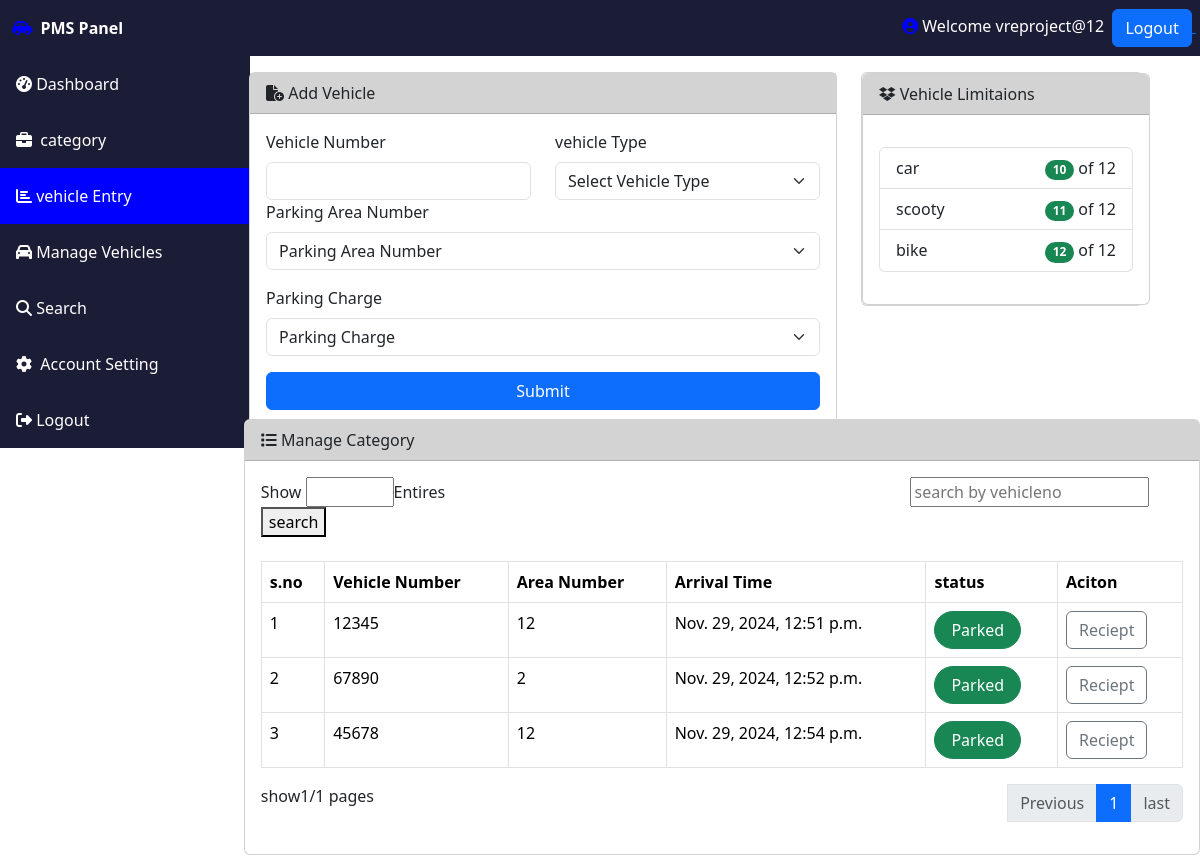
The app's page /vehicleentry (signed in) with its own data.
### application1/models.py (models this page shows, shortened)
class add_category(models.Model):
    parkingareanumber=models.CharField(max_length=100)
    vehicletype=models.CharField(max_length=100)
    vehiclelimit=models.IntegerField()
    parkingharge=models.DecimalField(max_digits=10,decimal_places=2)
    status=models.BooleanField(default=True)
    doc=models.DateTimeField(default=datetime.now)

class add_vehicle(models.Model):
    vehicle_no=models.CharField(max_length=250)
    parkingareanumber = models.ForeignKey(add_category,on_delete=models.CASCADE)
    vehicletype=models.CharField(max_length=200)
    parkingharge=models.DecimalField(max_digits=10,decimal_places=2)
    status = models.BooleanField(default=True)
    arrival_time=models.DateTimeField(default=datetime.now)

### application1/views.py (the view, shortened to what this page needs)
# urls.py: path('vehicleentry',views.vehicleentry,name="vehicleentry"),
@login_required
def vehicleentry(req):
    dataa=add_category.objects.all()
    data2=add_vehicle.objects.all()
    vehicle_counts = add_vehicle.objects.values('vehicletype').annotate(vehicle_count=Count('id'))
    combined_data = {}
    for category in dataa:
        vehicle_type = category.vehicletype
        vehicle_limit = category.vehiclelimit
        status=category.status
        count = next((item['vehicle_count'] for item in vehicle_counts if item['vehicletype'] == vehicle_type), 0)
        vehicle_left = data2.filter(vehicletype=vehicle_type,status =False).count()
        counts = vehicle_limit-count +vehicle_left
        if  status == True and counts > 0:
            combined_data[vehicle_type] = {'vehiclelimit': vehicle_limit, 'counts': counts}
    paginator = Paginator(data2, 3)
    page_number = req.GET.get('page')
    page_obj = paginator.get_page(page_number)
    context={
        'dataa':dataa,
        'page_obj':page_obj,
        'data2':data2,
        'combined_data': combined_data,
    }
    return  render(req,'vehicleentry.html',context)

### application1/templates/vehicleentry.html (shortened to what this page needs)
{% extends 'base.html' %}
{% block content %}
 <div class="col-6" style="margin-left:-25px;">
      <div class="card mt-3 ">
       <form action="{% url 'vehicleentry' %}" method="post">
        <div class="card-header" style="background-color: lightgrey;">
            <i class="fa-solid fa-file-circle-plus"></i>
         Add Vehicle
        </div>
        <div class="card-body">
            <div class="row mb-3">
              <div class="col">
                <label for="" class="form-label">
                  Vehicle Number
                </label>
                <input type="text" class="form-control" name="vehicleno" required>
              </div>
              <div class="col">
                <label for="" class="form-label">
                 vehicle Type
                </label>
               <select name="vehicletype" id="" class="form-select">
                    <option>Select Vehicle Type</option>
                </select>
              </div>
              <div class="mb-3">
                  <label for="" class="form-label">
                    Parking Area Number
                  </label>
                  <select name="parkingareano" id="" class="form-select">
                      <option >Parking Area Number</option>
                  </select>
              </div>
              <div class=" mb-3">
                  <label for="" class="form-label">
                    Parking Charge
                  </label>
                  <select name="parkingcharge" id="" class="form-select">
                      <option >Parking Charge</option>
                </select>
              </div>
              <div class="d-grid mb-2">
                <input class="btn btn-primary" type="submit">
              </div>
            </div>
        </div>
        </form>
      </div>
    </div>
    <div class="col-3">
      <div class="">
        <div class="card mt-3 " >
          <div class="card" style="width: 18rem;">
            <div class="card-header" style="background-color: lightgrey;">
              <i class="fa-brands fa-dropbox"></i>
              Vehicle Limitaions
            </div>
          <div class="card-body" style="overflow-y: scroll;" >
            <ul class="list-group list-group-bordered mt-3 mb-3">
             {% for vehicle_type, data in combined_data.items %}
              <li class="list-group-item d-flex justify-content-between">
                  <span>{{ vehicle_type }}</span>
                  <span class="">
                      <span class="badge text-bg-success rounded-pill">{{ data.counts }}</span>
                      of {{ data.vehiclelimit}}
                  </span>
              </li>
              {% endfor %}
          </ul>
          </div>
          </div>
        </div>
      </div>
    </div>
  </div>
  <div class="row" style="margin-left:-95px; margin-top:-45px;" >
    <div class="col-9 offset-3">
    <div class="card">
      <div class="card-header" style="background-color: lightgrey;" >
          <i class="fa-solid fa-list"></i>
        Manage Category
      </div>
 <div class="card-body">
        <div class="mb-3">
          <label for="" style="mt-3">
              Show
          </label>
          <input type="number" name="" id="" min="1" max="10">Entires
          <form style="display:inline" action="{% url 'vehiclesearch' %}" method="get">
              <input type="search" name="query" placeholder="search by vehicleno" class="offset-6">
           <button type="submit">search</button>
        </form>
         </div>
        <div class="row mt-4">
          <div class="col">
            <table class="table table-bordered">
              <tr>
                <th>s.no</th>
                <th>Vehicle Number</th>
                <th>Area Number</th>
                <th>Arrival Time</th>
                <th>status</th>
                <th>Aciton</th>
              </tr>
                {% for x in page_obj %}
              <tr>
                <td>{{forloop.counter}}</td>
                <td>{{x.vehicle_no}}</td>
                <td>{{x.parkingareanumber.parkingareanumber}}</td>
                <td>{{x.arrival_time}}</td>
                <td>
                    {% if x.status %}
                    <a href="{% url 'leave' x.id %}">
                        <span class="btn btn-success rounded-pill px-3">Parked</span>
                    </a>
                      {% else %}
                    <a href="{% url 'park' x.id %}">
                      <span class="btn btn-danger rounded-pill px-3">Left</span>
                    </a>
                      {% endif %}
                </td>
                <td>
                    <span>
                      <a href="{% url 'reciept' x.id %}">
                      <button class="btn btn-outline-secondary" type="button">Reciept</button>
                      </a>
                    </span>
                </td>
              </tr>
                {% endfor %}
            </table>
          <div class="d-flex justify-content-between">
            <label for="">
              <p> show{{page_obj.number }}/{{page_obj.paginator.num_pages}} pages</p>
            </label>
                <nav aria-label="Page navigation example">
                      <ul class="pagination">
                        <li class="page-item">
                            {% if page_obj.has_previous %}
                            <a class="page-link" href="?page={{page_obj.previous_page_number}}">Previous</a>
                            {% else %}
                            <li class="page-item disabled"><span class="page-link">Previous</span></li>
                            {% endif %}
                        </li>
                        {% for num_page in page_obj.paginator.page_range %}<br/>
                          {% if page_obj.number == num_page %}
                        <li class="page-item active"><a class="page-link" href="{% url 'vehicleentry' %}?page={{num_page}}">{{num_page}}</a></li>
                          {% else %}
                           <li class="page-item "><a class="page-link" href="{% url 'vehicleentry' %}?page={{num_page}}">{{num_page}}</a></li>
                          {% endif %}
                          <br/>
                          {% endfor %}
                        <li class="page-item">
                            {%  if page_obj.has_next %}<a class="page-link" href="{%  url 'vehicleentry' %}?page={{page.next_page_number}}">Next</a>
                            {% else %}
                             <li class="page-item disabled"><span class="page-link">last</span></li>
                        {% endif %}
                        </li>
                      </ul>
                    </nav>
            </div>
          </div>
        </div>
        </div>
    </div>
        {% endblock %}

### application1/templates/base.html (shortened to what this page needs)
<!doctype html>
<html lang="en">
{% load static %}
  <head>
    <link
      href="https://cdn.jsdelivr.net/npm/bootstrap@5.3.2/dist/css/bootstrap.min.css"
      rel="stylesheet"
    />
  </head>
  <body>
  <header>
             <nav class="navbar navbar-expand-lg navbar-light navbarcolor " style="background-color: rgb(27, 28, 53);">
            &nbsp;&nbsp;&nbsp;<i class="fa-solid fa-car-side" style="color: blue;"></i>
              <div class="collapse navbar-collapse" id="navbarSupportedContent">
                <ul class="navbar-nav me-auto mb-2 mb-lg-0">
                  <li class="nav-item">
                    <a class="nav-link active" aria-current="page" href="#" style="color:white;"><b>PMS Panel</b></a>
                  </li>
                </ul>
                <form class="d-flex" role="search">
                  <span>
                  <i class="fa-solid fa-circle-user " style="color: blue;" ></i>
                  <label style="color:white;">Welcome {{user.username}}</label>&nbsp;
                      <a href="{% url 'loginpage' %}">
                              <input type="button"  class="btn btn-primary" value="Logout">
                      </a>
                  </span>
                </form>
              </div>
          </nav>
  </header>
  <main>
      <div class="row " >
        <div class="col-3 " style="margin-left:-32px;">
          <div class="side-bar" >
                        <ul>
                            <li  class="p-3 sidebarstyle {% if request.path == '/dashboard' %}hovercolor{% endif %}"><i class="fas fa-tachometer-alt"></i><a href="{% url 'dashboard' %}" style="text-decoration:none; color:white;">&nbsp;Dashboard</a>  </li>
                            <li  class="p-3 sidebarstyle {% if request.path == '/categorymodule' %}hovercolor{% endif %}"><i class="fas fa-briefcase"></i><a href="{% url 'categorymodule' %}" style="text-decoration:none; color:white;">  &nbsp;category</a></li>
                            <li  class="p-3 sidebarstyle {% if request.path == '/vehicleentry' %}hovercolor{% endif %} "><i class="fas fa-chart-bar"></i><a href="{% url 'vehicleentry' %}" style="text-decoration:none; color:white;">&nbsp;vehicle Entry</a></li>
                            <li  class="p-3 sidebarstyle {% if request.path == '/managevehicle' %}hovercolor{% endif %} "><i class="fa-solid fa-car"></i><a href="{% url 'managevehicle' %}" style="text-decoration:none; color:white;">&nbsp;Manage Vehicles</a></li>
                            <li class="p-3 sidebarstyle {% if request.path == '/parkingstatus' %}hovercolor{% endif %} "> <i class="fa-solid fa-magnifying-glass"></i><a href="{% url 'parkingstatus' %}" style="text-decoration:none; color:white;">&nbsp;Search</a></li>
                            <li  class="p-3 sidebarstyle {% if request.path == '/reset' %}hovercolor{% endif %} "><i class="fas fa-cog"></i><a href="{% url 'reset' %}" style="text-decoration:none; color:white;"> &nbsp;Account Setting</a></li>
                            <li  class="p-3 sidebarstyle {% if request.path == '/loginform' %}hovercolor{% endif %} "> <i class="fas fa-sign-out-alt"></i><a href="{% url 'logout' %}" style="text-decoration:none; color:white;">&nbsp;Logout</a></li>
                        </ul>
                    </div>
             </div>
          {% block content %} {% endblock %}
      </div>
    </main>
  </body>
</html>

### records on screen
add_category: combined_data "car"
add_category: combined_data "scooty"
add_category: combined_data "bike"
add_vehicle: vehicle_no "12345", parkingareanumber.parkingareanumber "12", arrival_time "Nov. 29, 2024, 12:51 p.m.", status "Parked"
add_vehicle: vehicle_no "67890", parkingareanumber.parkingareanumber "2", arrival_time "Nov. 29, 2024, 12:52 p.m.", status "Parked"
add_vehicle: vehicle_no "45678", parkingareanumber.parkingareanumber "12", arrival_time "Nov. 29, 2024, 12:54 p.m.", status "Parked"

### other values on screen
{{ user.username }} "vreproject@12"
{{ data.counts }} "10" "11" "12"
{{ data.vehiclelimit }} "12" "12" "12"
{{ page_obj.number }} "1"
{{ page_obj.paginator.num_pages }} "1"
{{ num_page }} "1"
